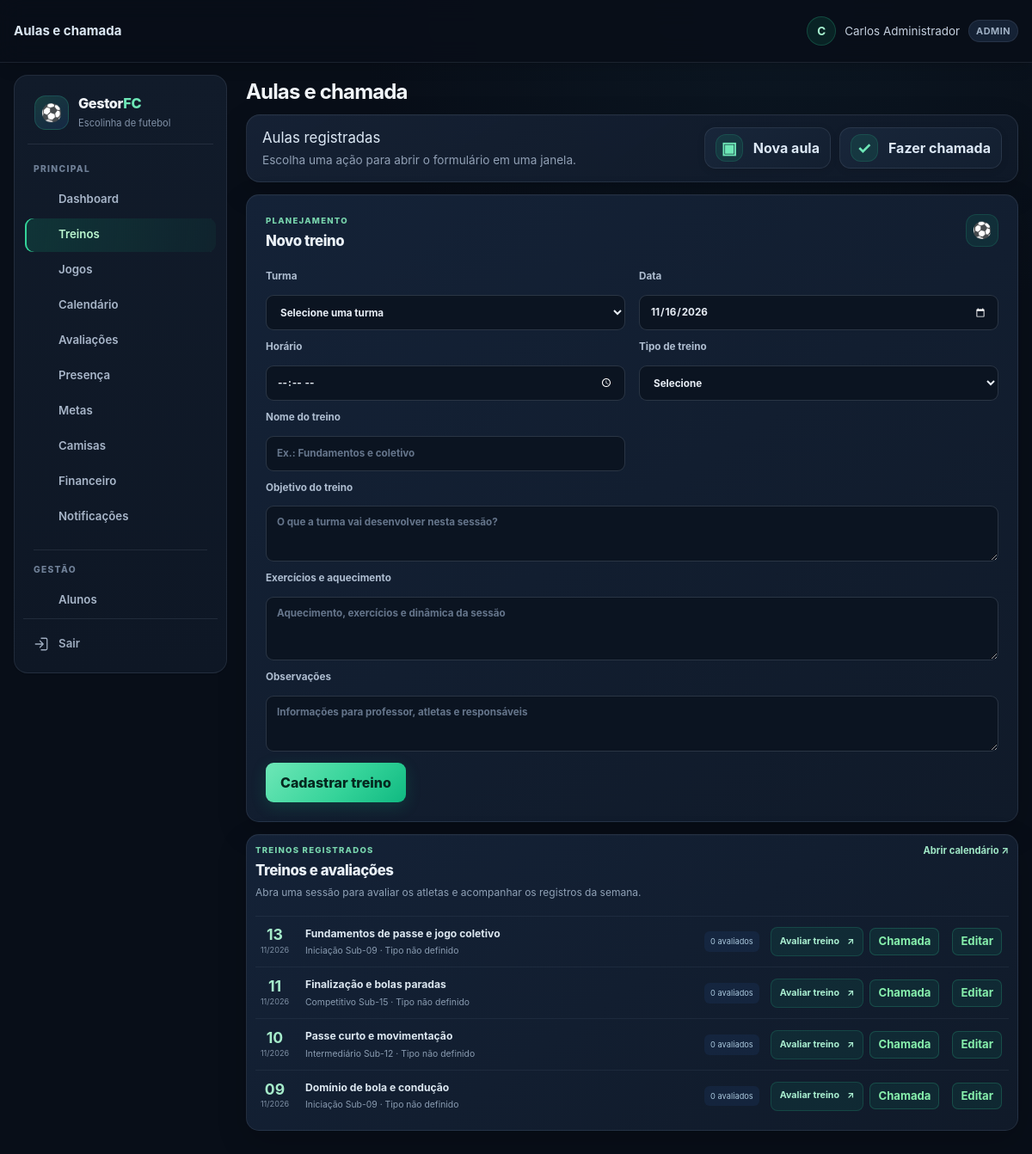
Page /aulas.php (signed in) on the committed database.
### tables this page shows
CREATE TABLE TB_AULA (
    COD_AULA INT AUTO_INCREMENT PRIMARY KEY,
    COD_TURMA INT NOT NULL,
    DATA_AULA DATE NOT NULL,
    TEMA_TREINO VARCHAR(100) DEFAULT 'Fundamentos e Coletivo',
    HORARIO TIME NULL,
    OBJETIVO TEXT NULL,
    EXERCICIOS TEXT NULL,
    TIPO_TREINO VARCHAR(30) NULL,
    ATRIBUTOS_AVALIAVEIS_JSON JSON NULL,
    OBSERVACAO TEXT NULL,
    CRIADO_EM TIMESTAMP DEFAULT CURRENT_TIMESTAMP,
    FOREIGN KEY (COD_TURMA) REFERENCES TB_TURMA(COD_TURMA) ON DELETE CASCADE
);

CREATE TABLE TB_TURMA (
    COD_TURMA INT AUTO_INCREMENT PRIMARY KEY,
    COD_ESCOLINHA INT NOT NULL,
    COD_PROFESSOR INT NULL,
    NOME VARCHAR(50) NOT NULL,
    FAIXA_ETARIA VARCHAR(30) NOT NULL,
    DIAS_TREINO VARCHAR(100) NOT NULL,
    HORARIO VARCHAR(50) NOT NULL,
    CAPACIDADE INT DEFAULT 25,
    ATIVA TINYINT(1) DEFAULT 1,
    CRIADO_EM TIMESTAMP DEFAULT CURRENT_TIMESTAMP,
    FOREIGN KEY (COD_ESCOLINHA) REFERENCES TB_ESCOLINHA(COD_ESCOLINHA) ON DELETE CASCADE,
    FOREIGN KEY (COD_PROFESSOR) REFERENCES TB_USUARIO(COD_USUARIO) ON DELETE SET NULL
);

### includes/helpers.php (called while the page is built, shortened)
<?php
function e($value) {
    return htmlspecialchars((string) $value, ENT_QUOTES, 'UTF-8');
}

### includes/avaliacao_helpers.php (called while the page is built, shortened)
<?php
function avaliacaoCatalogoAtributos() {
    return [
        'velocidade' => 'Velocidade',
        'finalizacao' => 'Finalização',
        'passe' => 'Passe',
        'drible' => 'Drible',
        'fisico' => 'Físico',
        'posicionamento' => 'Posicionamento'
    ];
}
function avaliacaoTiposTreino() {
    return [
        'VELOCIDADE' => ['nome' => 'Velocidade', 'atributos' => ['velocidade']],
        'FINALIZACAO' => ['nome' => 'Finalização', 'atributos' => ['finalizacao']],
        'PASSE' => ['nome' => 'Passe', 'atributos' => ['passe']],
        'FINALIZACAO_PASSE' => ['nome' => 'Finalização + Passe', 'atributos' => ['finalizacao', 'passe']],
        'DRIBLE' => ['nome' => 'Drible', 'atributos' => ['drible']],
        'FISICO' => ['nome' => 'Preparação física', 'atributos' => ['fisico']],
        'POSICIONAMENTO' => ['nome' => 'Posicionamento', 'atributos' => ['posicionamento']],
        'JOGO_TREINO' => ['nome' => 'Jogo-treino', 'atributos' => array_keys(avaliacaoCatalogoAtributos())],
        'TREINO_MISTO' => ['nome' => 'Treino misto', 'atributos' => array_keys(avaliacaoCatalogoAtributos())],
        'TECNICO_GERAL' => ['nome' => 'Fundamentos gerais', 'atributos' => array_keys(avaliacaoCatalogoAtributos())],
        'PERSONALIZADO' => ['nome' => 'Personalizado', 'atributos' => null]
    ];
}

### aulas.php (the view, shortened to what this page needs)
<?php
require_once __DIR__ . '/includes/layout.php';
require_once __DIR__ . '/includes/avaliacao_helpers.php';
$db = getDB();
$escolinha = currentEscolinhaId();
$edit = null;
    ?>
    <?php
$sqlLista = 'SELECT a.*, t.NOME AS TURMA, COUNT(DISTINCT av.COD_AVALIACAO) AS AVALIACOES
             FROM TB_AULA a JOIN TB_TURMA t ON t.COD_TURMA = a.COD_TURMA
             LEFT JOIN TB_AVALIACAO av ON av.COD_AULA = a.COD_AULA
             WHERE t.COD_ESCOLINHA = ?';
$argumentosLista = [$escolinha];
$sqlLista .= ' GROUP BY a.COD_AULA, t.NOME ORDER BY a.DATA_AULA DESC, a.COD_AULA DESC';
$consulta = $db->prepare($sqlLista);
$consulta->execute($argumentosLista);
$lista = $consulta->fetchAll();
$tipoAtual = $edit['TIPO_TREINO'] ?? '';
?>
<section class="treino-form-card">
    <div class="avaliacao-section-heading"><div><p class="avaliacao-eyebrow">PLANEJAMENTO</p><h2><?= $edit ? 'Editar treino' : 'Novo treino' ?></h2></div><span class="avaliacao-heading-icon" aria-hidden="true">⚽</span></div>
    <form method="post" class="formulario-treino">
        <label>Turma<select required name="cod_turma"><option value="">Selecione uma turma</option></select></label>
        <label>Data<input required type="date" name="data_aula" value="<?= e($edit['DATA_AULA'] ?? date('Y-m-d')) ?>"></label>
        <label>Horário<input type="time" name="horario" value="<?= e(!empty($edit['HORARIO']) ? substr((string) $edit['HORARIO'], 0, 5) : '') ?>"></label>
        <label>Tipo de treino<select name="tipo_treino" id="tipoTreino" <?= !$edit || $edit['TIPO_TREINO'] !== null ? 'required' : '' ?>><option value="" <?= $tipoAtual === '' ? 'selected' : '' ?>><?= $edit ? 'Não definido (treino antigo)' : 'Selecione' ?></option></select></label>
        <label>Nome do treino<input required name="tema_treino" value="<?= e($edit['TEMA_TREINO'] ?? '') ?>" placeholder="Ex.: Fundamentos e coletivo"></label>
        <label>Objetivo do treino<textarea name="objetivo" rows="2" placeholder="O que a turma vai desenvolver nesta sessão?"><?= e($edit['OBJETIVO'] ?? '') ?></textarea></label>
        <label class="treino-exercicios">Exercícios e aquecimento<textarea name="exercicios" rows="3" placeholder="Aquecimento, exercícios e dinâmica da sessão"><?= e($edit['EXERCICIOS'] ?? '') ?></textarea></label>
        <label class="treino-observacao">Observações<textarea name="observacao" rows="2" placeholder="Informações para professor, atletas e responsáveis"><?= e($edit['OBSERVACAO'] ?? '') ?></textarea></label>
        <div class="treino-form-actions"><?php actionButton($edit ? 'Salvar alterações' : 'Cadastrar treino'); ?><?php if ($edit): ?><a href="aulas.php">Cancelar</a><?php endif; ?></div>
    </form>
</section>
<section class="lista-aulas-avaliacao">
    <div class="avaliacao-section-heading"><div><p class="avaliacao-eyebrow">TREINOS REGISTRADOS</p><h2>Treinos e avaliações</h2><p>Abra uma sessão para avaliar os atletas e acompanhar os registros da semana.</p></div><a class="avaliacao-voltar-treinos" href="calendario.php">Abrir calendário <span aria-hidden="true">↗</span></a></div>
    <div class="aula-avaliacao-lista">
        <?php foreach ($lista as $aula): $tipo = avaliacaoTiposTreino()[$aula['TIPO_TREINO']]['nome'] ?? 'Tipo não definido'; ?>
            <article class="aula-avaliacao-item">
                <div class="aula-avaliacao-data"><strong><?= e(date('d', strtotime($aula['DATA_AULA']))) ?></strong><span><?= e(date('m/Y', strtotime($aula['DATA_AULA']))) ?></span></div>
                <div class="aula-avaliacao-info"><strong><?= e($aula['TEMA_TREINO']) ?></strong><span><?= e($aula['TURMA']) ?> · <?= e($tipo) ?></span></div>
                <span class="aula-avaliacao-count"><?= (int) $aula['AVALIACOES'] ?> avaliados</span>
                <div class="aula-avaliacao-actions"><a class="botao-avaliar-treino" href="avaliacoes.php?aula=<?= (int) $aula['COD_AULA'] ?>"><?= (int) $aula['AVALIACOES'] ? 'Editar avaliações' : 'Avaliar treino' ?><span aria-hidden="true">↗</span></a><?php if (isset($_GET['mini'])): ?><a href="aulas.php?chamada=<?= (int) $aula['COD_AULA'] ?>&amp;mini=1">Chamada</a><a href="aulas.php?editar=<?= (int) $aula['COD_AULA'] ?>&amp;mini=1">Editar</a><?php else: ?><button type="button" class="acao-tabela" data-modal-url="aulas.php?chamada=<?= (int) $aula['COD_AULA'] ?>&amp;mini=1" data-modal-titulo="Fazer chamada">Chamada</button><button type="button" class="acao-tabela" data-modal-url="aulas.php?mini=1&amp;editar=<?= (int) $aula['COD_AULA'] ?>" data-modal-titulo="Editar treino">Editar</button><?php endif; ?></div>
            </article>
        <?php endforeach; ?>
    </div>
</section>

### rows in the picture
tb_aula: DATA_AULA "13", DATA_AULA "11/2026", TEMA_TREINO "Fundamentos de passe e jogo coletivo", COD_TURMA.NOME "Iniciação Sub-09", TIPO_TREINO "Tipo não definido", AVALIACOES "0"
tb_aula: DATA_AULA "11", DATA_AULA "11/2026", TEMA_TREINO "Finalização e bolas paradas", COD_TURMA.NOME "Competitivo Sub-15", TIPO_TREINO "Tipo não definido", AVALIACOES "0"
tb_aula: DATA_AULA "10", DATA_AULA "11/2026", TEMA_TREINO "Passe curto e movimentação", COD_TURMA.NOME "Intermediário Sub-12", TIPO_TREINO "Tipo não definido", AVALIACOES "0"
tb_aula: DATA_AULA "09", DATA_AULA "11/2026", TEMA_TREINO "Domínio de bola e condução", COD_TURMA.NOME "Iniciação Sub-09", TIPO_TREINO "Tipo não definido", AVALIACOES "0"

### other values in the picture
$title "Aulas e chamada"
$_SESSION['username'] "Carlos Administrador"
$_SESSION['user_role'] "ADMIN"
$label "Dashboard Treinos Jogos Calendário Avaliações Presença Metas Camisas Financeiro Notificações Alunos"
$titulosRecursos[$title] "Aulas registradas"
$acao[1] "▣"
$acao[0] "Nova aula"
$acao[1] "✓"
$acao[0] "Fazer chamada"
$text "Cadastrar treino"
